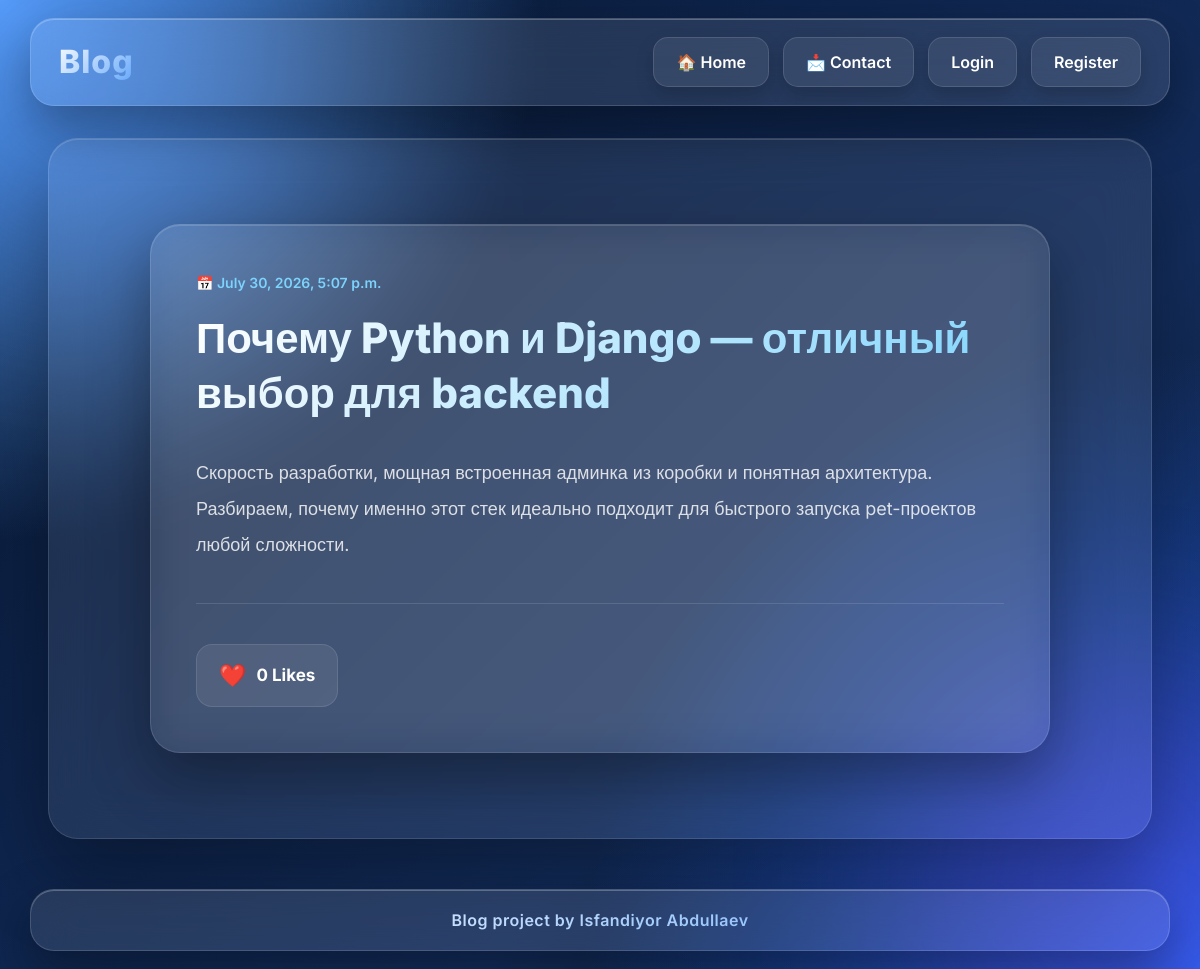
Screenshot of /post/11/ with the database file from the repository.
### blog/models.py (models this page shows, shortened)
class Post(models.Model):
    title = models.CharField(max_length=200)
    content = models.TextField()
    created_at = models.DateTimeField(auto_now_add=True)

### blog/views.py (the view)
# urls.py: path('post/<int:pk>/', views.post_detail, name='post_detail'),
def post_detail(request, pk):
    post = get_object_or_404(Post, pk=pk)
    liked = False
    if request.user.is_authenticated:
        liked = Like.objects.filter(user=request.user, post=post).exists()
    return render(request, 'blog/post_detail.html', {'post': post, 'liked': liked})

### templates/blog/post_detail.html (shortened to what this page needs)
{% extends 'base.html' %}
{% block content %}
<div class="post-wrapper">
    <div class="post-card">
        <div class="post-header">
            <span class="post-date">
                📅 {{ post.created_at }}
            </span>
            <h1>
                {{ post.title }}
            </h1>
        </div>
        <div class="post-content">
            {{ post.content|linebreaks }}
        </div>
        <div class="divider"></div>
        <div class="post-footer">
            <div class="likes-box">
                <span class="heart">❤️</span>
                <span class="likes-number">
                    {{ post.like_set.count }} Likes
                </span>
            </div>
        </div>
    </div>
</div>
{% endblock %}

### templates/base.html (style rules this page uses)
* { margin: 0; padding: 0; box-sizing: border-box; font-family: 'Inter', sans-serif; }
body { min-height: 100vh; overflow-x: hidden; color: #eef4ff; background: radial-gradient(circle at top left, #60a5fa 0%, transparent 35%), radial-gradient(circle at bottom right, #2563eb 0%, transparent 40%), linear-gradient(135deg, #06172f, #0d2248, #132d5c, #09172f); background-attachment: fixed; position: relative; display: flex; flex-direction: column; }
body::before, body::after { content: ""; position: fixed; width: 420px; height: 420px; border-radius: 50%; filter: blur(90px); z-index: -2; }
body::before { top: -120px; left: -120px; background: #3b82f6; opacity: .35; }
body::after { bottom: -120px; right: -120px; background: #7c3aed; opacity: .25; }

### templates/blog/post_detail.html (style rules this page uses)
.post-wrapper { display:flex; justify-content:center; padding:40px 20px; }
.post-card { width:100%; max-width:900px; background:rgba(255,255,255,.08); backdrop-filter:blur(22px); -webkit-backdrop-filter:blur(22px); border:1px solid rgba(255,255,255,.12); border-radius:30px; padding:45px; box-shadow: 0 25px 60px rgba(0,0,0,.35), inset 0 1px rgba(255,255,255,.15); animation:showCard .7s ease; }
.post-header { margin-bottom:35px; }
.post-date { display:inline-block; color:#7dd3fc; font-size:14px; margin-bottom:18px; font-weight:600; }
.post-header h1 { font-size:42px; font-weight:800; line-height:1.3; background:linear-gradient(135deg,#ffffff,#7dd3fc); -webkit-background-clip:text; -webkit-text-fill-color:transparent; }
.post-content { color:rgba(255,255,255,.82); font-size:18px; line-height:2; word-break:break-word; }
.divider { height:1px; margin:40px 0; background:rgba(255,255,255,.12); }
.post-footer { display:flex; justify-content:space-between; align-items:center; gap:20px; flex-wrap:wrap; }
.likes-box { display:flex; align-items:center; gap:10px; padding:14px 22px; border-radius:16px; background:rgba(255,255,255,.08); border:1px solid rgba(255,255,255,.10); }
.heart { font-size:22px; }
.likes-number { color:white; font-weight:700; font-size:17px; }

### rows the page displays
Post: created_at "July 30, 2026, 5:07 p.m.", title "Почему Python и Django — отличный выбор для backend", content "Скорость разработки, мощная встроенная админка из коробки и понятная архитектура. Разбираем, почему именно этот стек идеально подходит для быстрого запуска pet-проектов любой сложности.", like_set.count "0"
